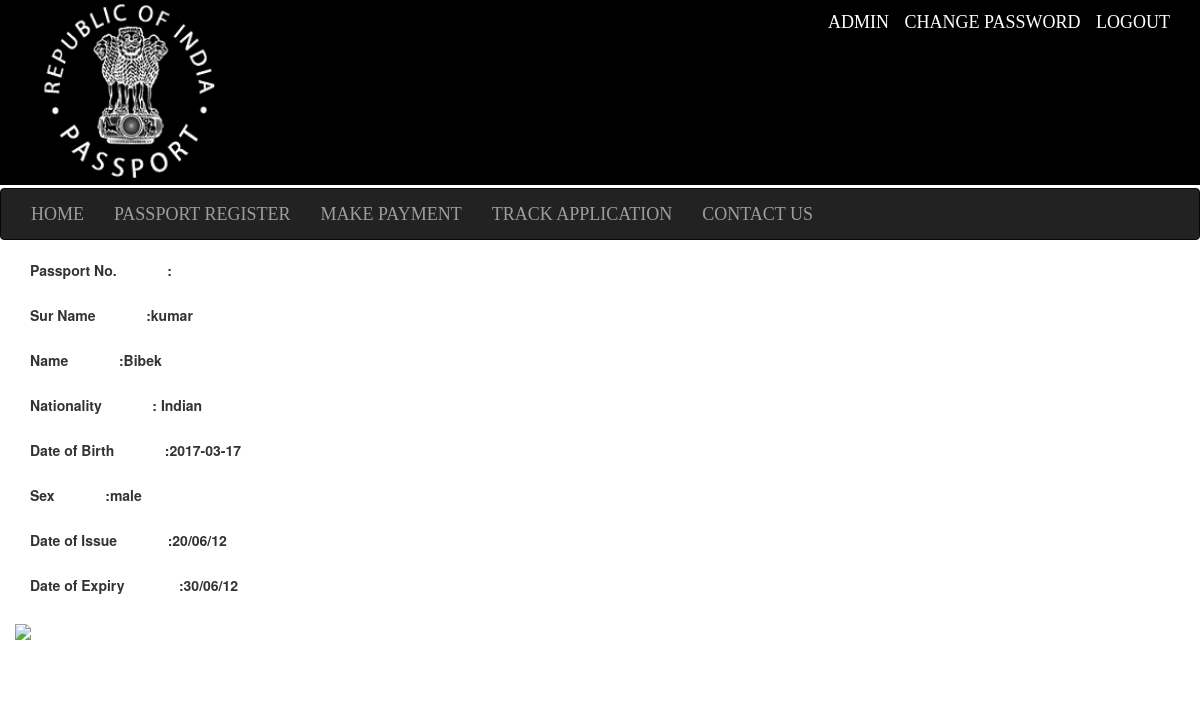
Screenshot of /provide_passport.php (signed in) with the database file from the repository.
### tables this page shows
CREATE TABLE IF NOT EXISTS `applicant_details_2` (
  `id` int(11) NOT NULL,
  `name` varchar(250) NOT NULL,
  `lname` varchar(50) NOT NULL,
  `gender` varchar(15) NOT NULL,
  `dob` date NOT NULL,
  `place_of_birth` varchar(50) NOT NULL,
  `state_ut` varchar(50) NOT NULL,
  `district` varchar(50) NOT NULL,
  `marital_status` varchar(15) NOT NULL,
  `citizenship` varchar(50) NOT NULL,
  `pan` varchar(15) NOT NULL,
  `voter_id` varchar(15) NOT NULL,
  `employment_type` varchar(50) NOT NULL,
  `gov_servent` varchar(10) NOT NULL,
  `qual` varchar(50) NOT NULL,
  `adhar_no` varchar(15) NOT NULL,
  `app_id` varchar(15) NOT NULL
);

### provide_passport.php (the view, shortened to what this page needs)
<?php
include('header.php');
include('menubar.php');
?>
<?php
$app_id=$_SESSION['app_id'];
$query="SELECT * FROM `applicant_details_2` WHERE `app_id`='$app_id'";
$results=mysql_query($query) or die("could not fetch data");
if($results){
	while ($res=mysql_fetch_array($results)) {
		 $surname=$res['lname'];
		 $name=$res['name'];
		 $dob=$res['dob'];
		 $gender=$res['gender'];
		 $issue=date("y/m/d");
		 $expiry=date("y/m/d", strtotime('+10 years')) ;
	}
}
$query1="SELECT * FROM `documents` WHERE `app_id`='$app_id'";
$result=mysql_query($query1) or die("could not fetch picture");
if($result){
	while ($row=mysql_fetch_array($result)) {
		 $picture=$row['picture'];
	}
}
?>
<div class="container">
	<div class="row">
		 <div class="form-group">
	       	<label for="police" class="col-sm-3 control-label">Passport No.&nbsp;&nbsp;&nbsp;&nbsp;&nbsp;&nbsp;&nbsp;&nbsp;&nbsp;&nbsp;&nbsp;&nbsp;&nbsp;:<?php echo $app_id; ?> </label>
	      </div>
	</div>
	<br>
	<div class="row">
		 <div class="form-group">
	       	<label for="police" class="col-sm-3 control-label">Sur Name&nbsp;&nbsp;&nbsp;&nbsp;&nbsp;&nbsp;&nbsp;&nbsp;&nbsp;&nbsp;&nbsp;&nbsp;&nbsp;:<?php echo $surname; ?> </label>
	      </div>
	</div>
	<br>
	<div class="row">
		 <div class="form-group">
	       	<label for="police" class="col-sm-3 control-label">Name&nbsp;&nbsp;&nbsp;&nbsp;&nbsp;&nbsp;&nbsp;&nbsp;&nbsp;&nbsp;&nbsp;&nbsp;&nbsp;:<?php echo $name; ?> </label>
	      </div>
	</div>
	<br>
	<div class="row">
		 <div class="form-group">
	       	<label for="police" class="col-sm-3 control-label">Nationality&nbsp;&nbsp;&nbsp;&nbsp;&nbsp;&nbsp;&nbsp;&nbsp;&nbsp;&nbsp;&nbsp;&nbsp;&nbsp;: Indian </label>
	      </div>
	</div>
	<br>
	<div class="row">
		 <div class="form-group">
	       	<label for="police" class="col-sm-3 control-label">Date of Birth&nbsp;&nbsp;&nbsp;&nbsp;&nbsp;&nbsp;&nbsp;&nbsp;&nbsp;&nbsp;&nbsp;&nbsp;&nbsp;:<?php echo $dob; ?> </label>
	      </div>
	</div>
	<br>
	<div class="row">
		 <div class="form-group">
	       	<label for="police" class="col-sm-3 control-label">Sex&nbsp;&nbsp;&nbsp;&nbsp;&nbsp;&nbsp;&nbsp;&nbsp;&nbsp;&nbsp;&nbsp;&nbsp;&nbsp;:<?php echo $gender; ?> </label>
	      </div>
	</div>
	<br>
	<div class="row">
		 <div class="form-group">
	       	<label for="police" class="col-sm-3 control-label">Date of Issue&nbsp;&nbsp;&nbsp;&nbsp;&nbsp;&nbsp;&nbsp;&nbsp;&nbsp;&nbsp;&nbsp;&nbsp;&nbsp;:<?php echo $issue; ?> </label>
	      </div>
	</div>
	<br>
	<div class="row">
		 <div class="form-group">
	       	<label for="police" class="col-sm-3 control-label">Date of Expiry &nbsp;&nbsp;&nbsp;&nbsp;&nbsp;&nbsp;&nbsp;&nbsp;&nbsp;&nbsp;&nbsp;&nbsp;&nbsp;:<?php echo $expiry; ?> </label>
	      </div>
	</div>
	<br>
	<div class="row">
		 <div class="form-group">
	       <img src="documents/<?php echo $picture; ?> ">
	      </div>
	</div>
	<br>
</div>

### rows the page displays
applicant_details_2: lname "kumar", name "Bibek", dob "2017-03-17", gender "male"
